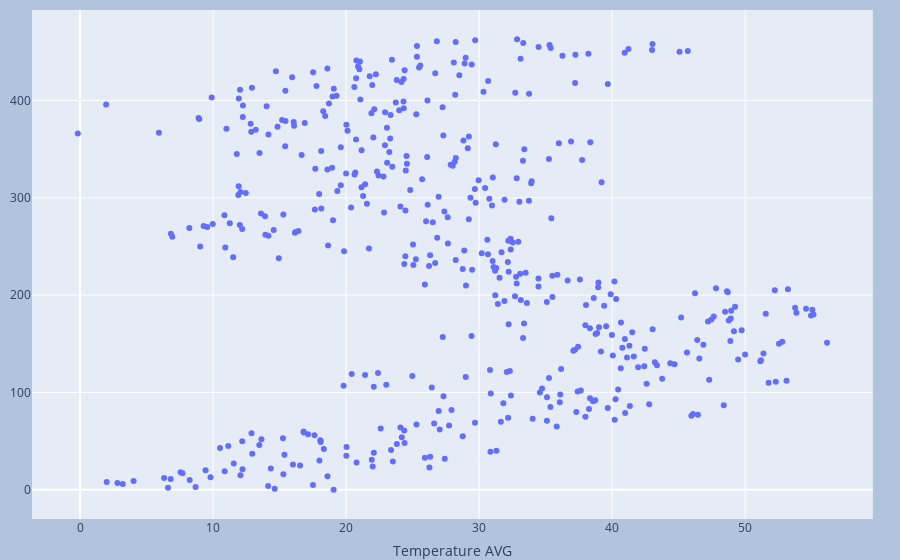

Source (notebook cell):
### Code cell
import plotly.graph_objects as go
fig=px.scatter(weather,x="Temperature AVG")
fig.update_layout(margin=dict(l=10,r=10,t=10,b=10),
          paper_bgcolor="LightSteelBlue")
fig.show()

### Figure 1 — Plotly figure (JSON) as saved in the notebook; plotly's stock layout.template omitted (floating-point values rounded to 4 significant figures; data arrays with more than 128 entries replaced by an {"elided": "..."} marker saying what was removed)
{"data": [{"hoverlabel": {"namelength": 0}, "hovertemplate": "Temperature AVG=%{x}", "legendgroup": "", "marker": {"color": "#636efa", "symbol": "circle"}, "mode": "markers", "name": "", "showlegend": false, "type": "scatter", "x": {"elided": "464 float values"}, "xaxis": "x", "yaxis": "y"}], "layout": {"autosize": true, "legend": {"tracegroupgap": 0}, "margin": {"b": 10, "l": 10, "r": 10, "t": 10}, "paper_bgcolor": "LightSteelBlue", "xaxis": {"anchor": "y", "autorange": true, "domain": [0, 0.98], "range": [-3.776, 59.76], "title": {"text": "Temperature AVG"}, "type": "linear"}, "yaxis": {"anchor": "x", "autorange": true, "domain": [0, 1], "range": [-31.2, 494.2]}}}
